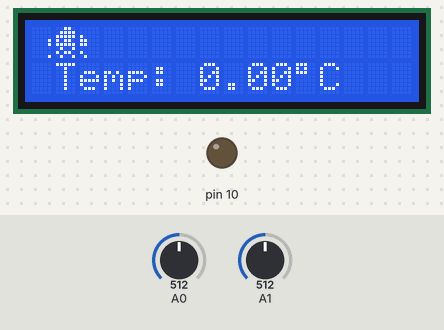
Bench run of a sketch on a simulated Arduino Uno, built with avr-gcc and run on an emulated ATmega328P. Shown: 16×2 character LCD, output pins drawn as LEDs (lit = HIGH). The test bench sets the inputs (shaded band); at power-on: A0 = 512, A1 = 512.

Above: at 0.2 s.
At 0.72 s:
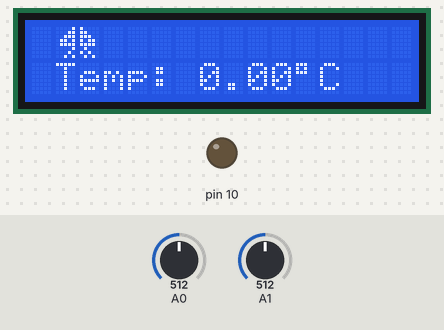
At 1.2 s:
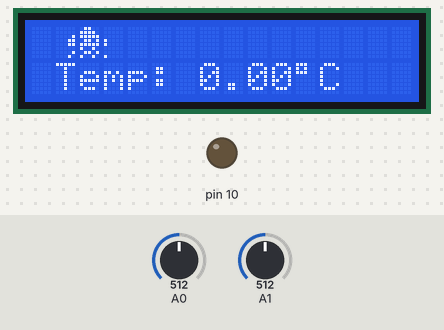
1.3 s: A0 set to 306
Timing chart, 0 to 1.6 s (numbered marks = the images above; inputs shaded):
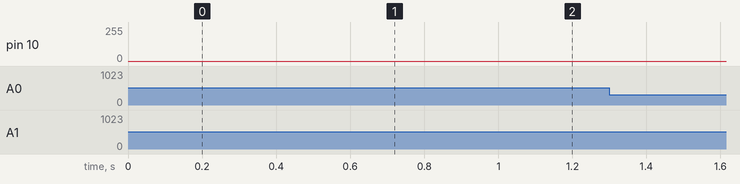

The sketch:

sketch_may29c.ino
```cpp
/*
Demonstrates the use a 16x2 LCD display.  The LiquidCrystal
library works with all LCD displays that are compatible with the Hitachi HD44780 driver.

This sketch is used for testing the lcd.createChar function. It first shows some text
and than scrolls a space-invader pixel by pixel.

Demo by JO3RI

http://www.JO3RI.be/arduino/arduino-projects/lcd-16x2-demo

*/

// include the library code:
#include  <LiquidCrystal.h>
#include <TimerOne.h>

// initialize the library with the numbers of the interface pins:
LiquidCrystal lcd(12, 11, 5, 4, 3, 2);

// set for space invader animation speed:
int y=250;

// drawing the pixels for each 8x5 part of the LCD (SPACE INVADER)
// --START SPACE INVADER--
// --EMPTY START--
byte charSP0[8] = {
 B00000,
 B00000,
 B00000,
 B00000,
 B00000,
 B00000,
 B00000,
 B00000
};
// --EMPTY END--

// --MOVE STEP A START--
byte charSP1a[8] = {
 B00000,
 B00000,
 B00000,
 B10000,
 B10000,
 B00000,
 B00000,
 B10000
};

byte charSP2a[8] = {
 B00000,
 B00000,
 B10000,
 B11000,
 B11000,
 B00000,
 B10000,
 B01000
};

byte charSP3a[8] = {
 B00000,
 B10000,
 B11000,
 B01100,
 B11100,
 B10000,
 B01000,
 B10100
};

byte charSP4a[8] = {
 B10000,
 B11000,
 B11100,
 B10110,
 B11110,
 B01000,
 B10100,
 B01010
};

byte charSP5a[8] = {
 B11000,
 B11100,
 B11110,
 B11011,
 B11111,
 B00100,
 B11010,
 B00101
};

byte charSP6a[8] = {
 B01100,
 B11110,
 B11111,
 B01101,
 B11111,
 B10010,
 B01101,
 B10010
};


byte charSP7a[8] = {
 B00110,
 B01111,
 B11111,
 B10110,
 B11111,
 B01001,
 B10110,
 B01001
};

byte charSP8a[8] = {
 B00011,
 B00111,
 B01111,
 B11011,
 B11111,
 B00100,
 B01011,
 B10100
};

byte charSP9a[8] = {
 B00001,
 B00011,
 B00111,
 B01101,
 B01111,
 B00001,
 B00010,
 B00101
};

byte charSP10a[8] = {
 B00000,
 B00001,
 B00011,
 B00110,
 B00111,
 B00001,
 B00010,
 B00101
};

byte charSP11a[8] = {
 B00000,
 B00000,
 B00001,
 B00011,
 B00011,
 B00000,
 B00001,
 B00010
};

byte charSP12a[8] = {
 B00000,
 B00000,
 B00000,
 B00001,
 B00001,
 B00000,
 B00000,
 B00001
};
// --MOVE STEP A END--

// --MOVE STEP B START--
byte charSP1b[8] = {
 B00000,
 B00000,
 B00000,
 B10000,
 B10000,
 B00000,
 B10000,
 B00000
};

byte charSP2b[8] = {
 B00000,
 B00000,
 B10000,
 B11000,
 B11000,
 B10000,
 B01000,
 B10000
};

byte charSP3b[8] = {
 B00000,
 B10000,
 B11000,
 B01100,
 B11100,
 B01000,
 B00100,
 B01000
};

byte charSP4b[8] = {
 B10000,
 B11000,
 B11100,
 B10110,
 B11110,
 B10100,
 B00010,
 B00100
};

byte charSP5b[8] = {
 B11000,
 B11100,
 B11110,
 B11011,
 B11111,
 B11010,
 B00001,
 B00010
};

byte charSP6b[8] = {
 B01100,
 B11110,
 B11111,
 B01101,
 B11111,
 B01101,
 B00000,
 B00001
};

byte charSP7b[8] = {
 B00110,
 B01111,
 B11111,
 B10110,
 B11111,
 B10110,
 B00000,
 B10000
};

byte charSP8b[8] = {
 B00011,
 B00111,
 B01111,
 B11011,
 B11111,
 B01011,
 B10000,
 B01000
};

byte charSP9b[8] = {
 B00001,
 B00011,
 B00111,
 B01101,
 B01111,
 B00101,
 B01000,
 B00100
};

byte charSP10b[8] = {
 B00000,
 B00001,
 B00011,
 B00110,
 B00111,
 B00010,
 B00100,
 B00010
};

byte charSP11b[8] = {
 B00000,
 B00000,
 B00001,
 B00011,
 B00011,
 B00001,
 B00010,
 B00001
};

byte charSP12b[8] = {
 B00000,
 B00000,
 B00000,
 B00001,
 B00001,
 B00000,
 B00001,
 B00000
};
// --MOVE STEP B END--
// --END SPACE INVADER--


void setup() {
 // set up the LCD's number of columns and rows:
 Serial.begin(9600);
 lcd.begin(16,2);
 // clear the LCD screen:
 lcd.clear();
  Timer1.initialize(200); // set a timer of length 100000 microseconds (or 0.1 sec - or 10Hz => the led will blink 5 times, 5 cycles of on-and-off, per second)
  Timer1.attachInterrupt( autoBrightness ); // attach the service routine here
}


float holder=0;
void loop() {

 // start the welcome part:
 welcome();

 // start the space invader part:
 space01();


}


boolean busy=false;
int part = 0;
int currentReading = 0;
int lastReading = 0;
int count = 0;
void autoBrightness()
{

   if(!busy)
   {
   currentReading = analogRead(0);
   currentReading = 1023-currentReading;
   }

   if(count<100)
   {
     part = (currentReading/100)*count;
     count++;
     busy = true;
   }
   else
   {
     busy = false;
     count = 0;
   }


   int value = map(part,0,1023,0,255);
//   Serial.println(value);
   analogWrite(10,value);

}

//set up the welcome part
void welcome(){
   lcd.clear();

}

double acc = 0;
 double lastAcc;
int tempCount = 0;
//set up the space invader animation and make it move
void space01(){
 for (int a=0; a<13;a+=2)
 {
 int b=a+1;
 int c=a+2;
 int d=a+3;
 int e=a+4;
 lcd.clear();
  tempCount++;
 lcd.setCursor(1,1);
 float temp = analogRead(1);
 lcd.print("Temp: ");
 acc += temp * 0.48828125;

 if(tempCount >= 5){
   acc /=5;
   lcd.print(acc);
   lastAcc = acc;
   acc = 0;
   tempCount=0;
 }
 else
   lcd.print(lastAcc);


  lcd.print((char)223);
  lcd.print("C");

 lcd.createChar(1, charSP12a);
 lcd.createChar(2, charSP7a);
 lcd.createChar(3, charSP2a);
 lcd.createChar(4, charSP0);
 lcd.setCursor(a,0);
 lcd.write(1);
 lcd.setCursor(b,0);
 lcd.write(2);
 lcd.setCursor(c,0);
 lcd.write(3);
 lcd.setCursor(d,0);
 lcd.write(4);
 lcd.setCursor(e,0);
 lcd.write(4);
 delay(y);
 lcd.createChar(1, charSP0);
 lcd.createChar(2, charSP8b);
 lcd.createChar(3, charSP3b);
 lcd.createChar(4, charSP0);
 lcd.setCursor(a,0);
 lcd.write(1);
 lcd.setCursor(b,0);
 lcd.write(2);
 lcd.setCursor(c,0);
 lcd.write(3);
 lcd.setCursor(d,0);
 lcd.write(4);
 lcd.setCursor(e,0);
 lcd.write(4);
 delay(y);
 lcd.createChar(1, charSP0);
 lcd.createChar(2, charSP9a);
 lcd.createChar(3, charSP4a);
 lcd.setCursor(a,0);
 lcd.write(1);
 lcd.setCursor(b,0);
 lcd.write(2);
 lcd.setCursor(c,0);
 lcd.write(3);
 lcd.setCursor(d,0);
 lcd.write(1);
 lcd.setCursor(e,0);
 lcd.write(1);
 delay(y);
 lcd.createChar(1, charSP0);
 lcd.createChar(2, charSP10b);
 lcd.createChar(3, charSP5b);
 lcd.setCursor(a,0);
 lcd.write(1);
 lcd.setCursor(b,0);
 lcd.write(2);
 lcd.setCursor(c,0);
 lcd.write(3);
 lcd.setCursor(d,0);
 lcd.write(1);
 lcd.setCursor(e,0);
 lcd.write(1);
 delay(y);
 lcd.createChar(1, charSP0);
 lcd.createChar(2, charSP11a);
 lcd.createChar(3, charSP6a);
 lcd.createChar(4, charSP1a);
 lcd.setCursor(a,0);
 lcd.write(1);
 lcd.setCursor(b,0);
 lcd.write(2);
 lcd.setCursor(c,0);
 lcd.write(3);
 lcd.setCursor(d,0);
 lcd.write(4);
 lcd.setCursor(e,0);
 lcd.write(1);
 delay(y);
 lcd.createChar(1, charSP0);
 lcd.createChar(2, charSP12b);
 lcd.createChar(3, charSP7b);
 lcd.createChar(4, charSP2b);
 lcd.setCursor(a,0);
 lcd.write(1);
 lcd.setCursor(b,0);
 lcd.write(2);
 lcd.setCursor(c,0);
 lcd.write(3);
 lcd.setCursor(d,0);
 lcd.write(4);
 lcd.setCursor(e,0);
 lcd.write(1);
 delay(y);
 lcd.createChar(1, charSP0);
 lcd.createChar(2, charSP0);
 lcd.createChar(3, charSP8a);
 lcd.createChar(4, charSP3a);
 lcd.setCursor(a,0);
 lcd.write(1);
 lcd.setCursor(b,0);
 lcd.write(2);
 lcd.setCursor(c,0);
 lcd.write(3);
 lcd.setCursor(d,0);
 lcd.write(4);
 lcd.setCursor(e,0);
 lcd.write(1);
 delay(y);
 lcd.createChar(1, charSP0);
 lcd.createChar(3, charSP9b);
 lcd.createChar(4, charSP4b);
 lcd.setCursor(a,0);
 lcd.write(1);
 lcd.setCursor(b,0);
 lcd.write(1);
 lcd.setCursor(c,0);
 lcd.write(3);
 lcd.setCursor(d,0);
 lcd.write(4);
 lcd.setCursor(e,0);
 lcd.write(1);
 delay(y);
 lcd.createChar(1, charSP0);
 lcd.createChar(3, charSP10a);
 lcd.createChar(4, charSP5a);
 lcd.setCursor(a,0);
 lcd.write(1);
 lcd.setCursor(b,0);
 lcd.write(1);
 lcd.setCursor(c,0);
 lcd.write(3);
 lcd.setCursor(d,0);
 lcd.write(4);
 lcd.setCursor(e,0);
 lcd.write(1);
 delay(y);
 lcd.createChar(1, charSP0);
 lcd.createChar(3, charSP11b);
 lcd.createChar(4, charSP6b);
 lcd.createChar(5, charSP1b);
 lcd.setCursor(a,0);
 lcd.write(1);
 lcd.setCursor(b,0);
 lcd.write(1);
 lcd.setCursor(c,0);
 lcd.write(3);
 lcd.setCursor(d,0);
 lcd.write(4);
 lcd.setCursor(e,0);
 lcd.write(5);
 delay(y);
 }

}
```
